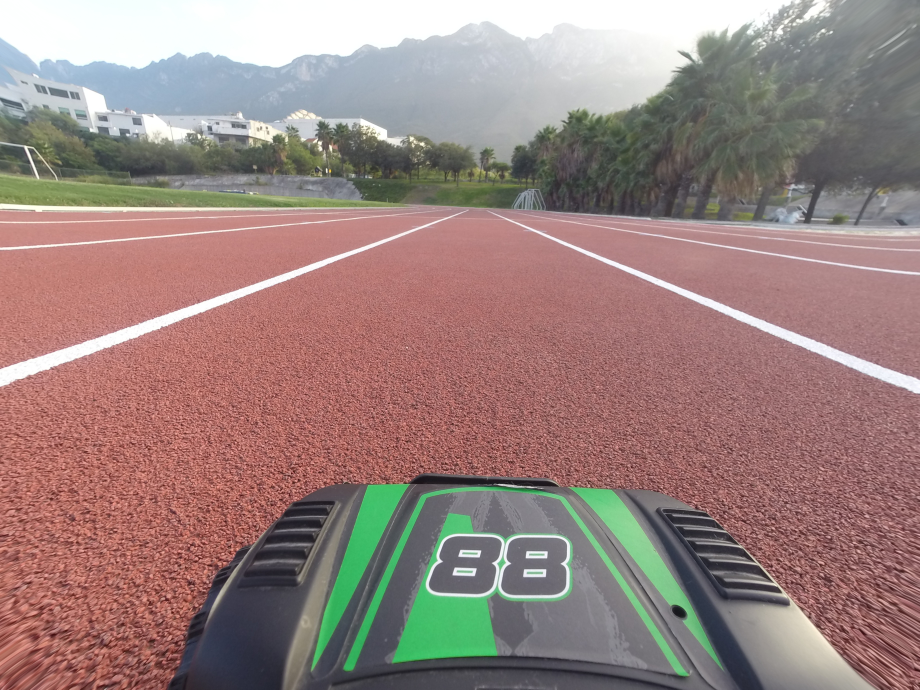
#> input picture lane-detection/G0073201.JPG, 920 x 690 px
$ python -i sdclibrary.py   (imports and definitions only)
#> lines starting #> are read from the running program, lines starting #| are printed output that depends on the picture; after the words box and inside, x2 and y2 are one past the last pixel; in counts of white or black regions, pixels touching at a corner belong together
import numpy as np
import matplotlib.pyplot as pyplot
import cv2
from sklearn import linear_model
import statistics as stat

def read_image(img_name):
    '''
    reduces an image by 4, if there is no img an error show up
    '''
#> called with img_name = 'G0073201.JPG'
    img_colour = cv2.imread(img_name,cv2.IMREAD_REDUCED_COLOR_4)
#> img_colour is the input picture: shape (690, 920, 3); mean B, G, R 126.7, 130.6, 154.1
    if img_colour is None:
        print('Error: image ', img_name, 'could not be read')
        exit()
    return img_colour

def BGR_to_GRAY(colour_img):
    '''
    converts an img from bgr color to gray
    '''
    img_colour_rgb = cv2.cvtColor(colour_img, cv2.COLOR_BGR2RGB) #BGR2GRAY
    grey = cv2.cvtColor(img_colour_rgb, cv2.COLOR_RGB2GRAY)
    return grey

def gaussian_smoothing(grey_img, kernel):
    '''
    multiplica cada valor del kernel con el pixel de la imagen, se hace un
    promedio, si es (9,9) tiene 9 casillas el kernel. Ya que se tenga un promedio
    se sobrepone sobre la celda de en medio, y se vuelve a hacer esto con la sig
    fila, despues se baja un fila y asi se va, hace un suavizado entonces
    LA gauseana hace que se tenga un mayor numero en el centro, sigma dice el
    ancho de la distribución
    '''
#> called with kernel = 13
    kernel_size = (kernel,kernel) #valores impares, mientras + grandes + smooth
    blur_grey = cv2.GaussianBlur(grey_img,kernel_size,sigmaX = 0, sigmaY = 0)
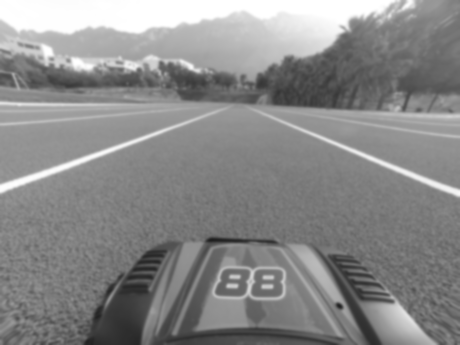
#> blur_grey: shape (690, 920) (shown at 1/2 size); min 29, max 255, mean 137.2
    return blur_grey

def canny_edge(blurred_img, low_threshold, high_threshold, aperture_size):
    '''
    imagen de bordes, cambio brusco de instensidad con sus vecinos
    '''
#> called with low_threshold = 70, high_threshold = 100, aperture_size = 3
    edges = cv2.Canny(blurred_img, low_threshold, high_threshold, apertureSize = aperture_size)
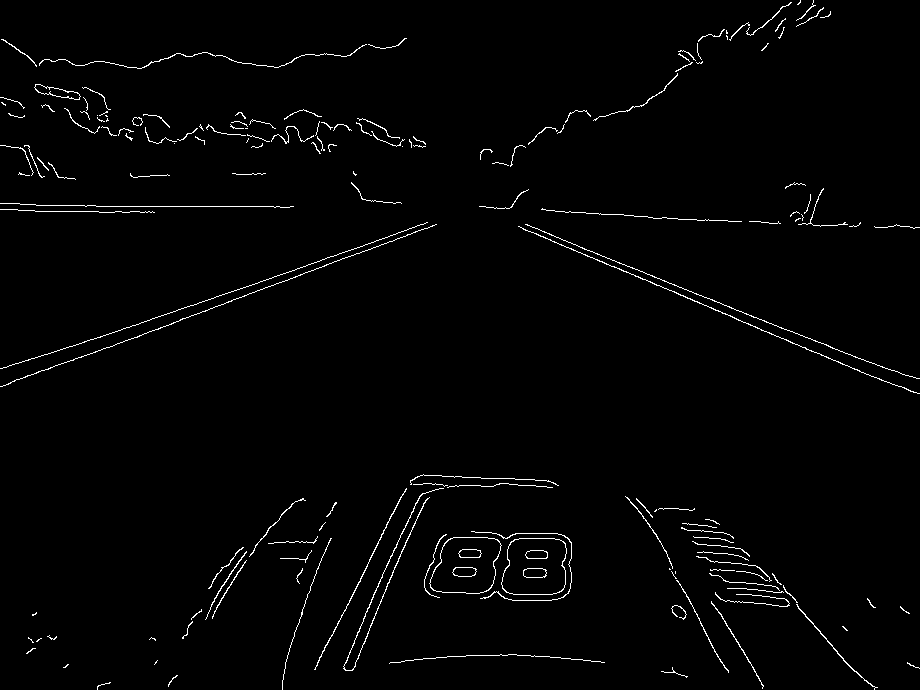
#> edges: shape (690, 920); 1.6% white in thin lines or dots
    #imagen de bordes, cambio brusco de
    #instensidad con sus vecinos
    return edges

def region_of_interest(colour_img, vertices):
    '''
    creates a mask where we fill the image with 0's
    then we create a mask where the roi will have the pixels at 255
    (filling it with white and to the max) the region is marked with vertices,
    the merging is done with the 'and'.
    '''
    mask = np.zeros_like(colour_img)
    cv2.fillPoly(mask, vertices, 255)
#> mask: shape (690, 920); 23.9% white; 1 white region, box (x1, y1, x2, y2) and area: (1, 220, 920, 421) 151614
    masked = cv2.bitwise_and(colour_img, mask)
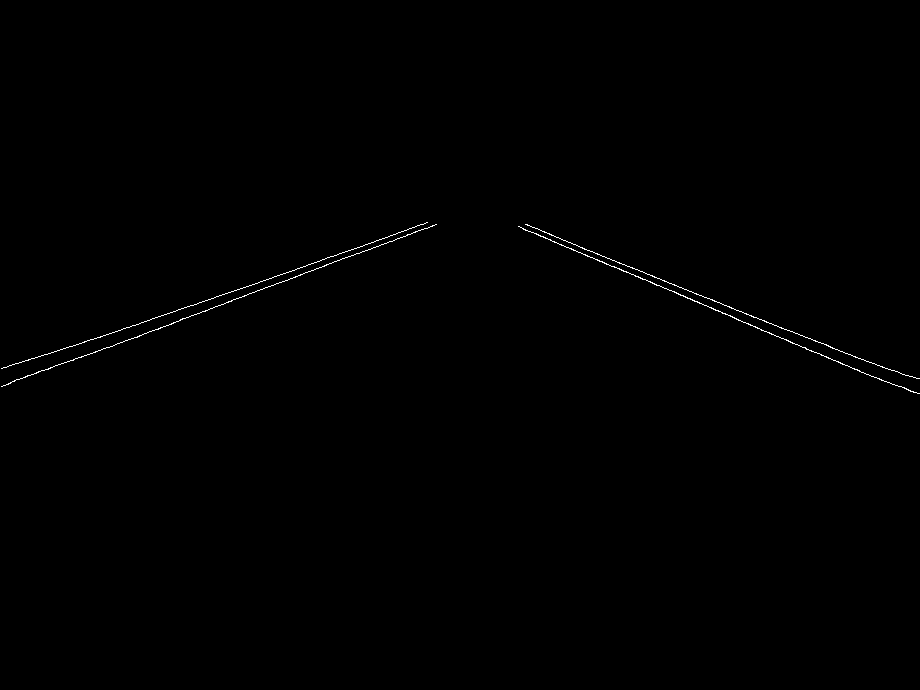
#> masked: shape (690, 920); 0.29% white in thin lines or dots, all inside (x1, y1, x2, y2) = (1, 222, 920, 394)
    return masked

def hough(roi_image, rho, theta, threshold, min_line_len,max_line_gap):
    '''
        returns hough lines

        rho:  distance resolution in px of the Hough grid
        theta: distance resolution in px of the Hough grid
        threshold: min num of votes(intersections in Hough grid)
        min_line_len: min de pixeles para ser linea
        max_line_gap: espacio entre lineas para ser 2 o 1
    '''
#> called with rho = 2, theta = 0.0314, threshold = 16, min_line_len = 45, max_line_gap = 50
    hough_lines = cv2.HoughLinesP(roi_image, rho, theta, threshold, np.array([]),
    minLineLength = min_line_len, maxLineGap = max_line_gap)
#> hough_lines = 13 rows, first 6: [823, 343, 906, 375], [597, 259, 821, 355], [227, 293, 426, 222], [12, 381, 207, 310], [1, 368, 154, 318], [249, 293, 405, 236]
    return hough_lines

def merge_lines(x,y):
    '''
    two arrays are given and we get the min and max from x and y.
    '''
    ymin = np.min(y)
    ymax = np.max(y)
    xmin = np.min(x)
    xmax = np.max(x)
    return xmin, xmax, ymin, ymax

def roi_between_lines(img, xminL,xmaxL,yminL,ymaxL,xminR,xmaxR,yminR,ymaxR):
    '''
    gives region of interest between both detected lines, the min and max are
    passed and put into vertices to get the highest and lowest four coords (x,y)
    from left and right.

    '''
    v1, v2, v3, v4 = (xminL,ymaxL), (xmaxR,ymaxR),(xminR,yminR), (xmaxL,yminL)
    vertices_lines = np.array([[v1,v2,v3,v4]], dtype = np.int32)
    mask_lines = np.zeros_like(img)
    cv2.fillPoly(mask_lines, vertices_lines, [241,255,1])
    region = cv2.bitwise_and(img, mask_lines)

    area_image = cv2.addWeighted(img,1,region,1,0)

    return area_image


def pipeline(image_name):
    '''+
    Function to detect the lanes on a road, we have a process of 9 steps
    to get to the final image where we have the lines detected with its region of
    interest. This image will show 7 images.
    A color image, gray image, blurred gray image, canny img, image with region of interest,
    lines of hough detected, lines of hough detected with different colors for left and right,
    and the lines with a region of interest in the middle.
    '''
    # 1.- Read Image - reduce por 4 la imagen
    img_colour = read_image(image_name)
    cv2.imshow('Colour image', img_colour)

    # 2.- Convert from BGR to RGV then from RGB to greyscale
    grey = BGR_to_GRAY(img_colour)
    cv2.imshow('Greyscale image', grey)

    # 3.- Apply Gaussian smoothing
    blur_grey = gaussian_smoothing(grey, 13)
    cv2.imshow('Smoothed image', blur_grey)

    # 4. Apply Canny edge detector
    edges = canny_edge(blur_grey,70,100,3)
    cv2.imshow('Canny image', edges)

    # 5.- get a region of interest using the just created polygon.
    # Define  a region interest Change the below vertices according
    # to input image resolution
    p1, p2, p3, p4, p5, p6 = (1, 420), (1,300), (300,220), (585,220), (1010,380), (1010,420)
    #vertices de la imagen

    #6. - Filtra todo menos lo que esta en esos vertices
    vertices = np.array([[p1, p2, p3, p4, p5, p6]], dtype = np.int32)
    roi_image = region_of_interest(edges,vertices)
    cv2.imshow("Canny image within Region of interest", roi_image)

    #6.- Apply Hough transform for lane lines detection
    hough_lines = hough(roi_image,2, np.pi/100, 16, 45,50)
    #[[x y (de un extremo) x y (del otro extremo)]]
    #print(f'Detected lines : \n {hough_lines}')
    #print(f'number of lines : \n {hough_lines.shape}')

    # 7.- Initialise a new image to hold the original image with the detected lines
    img_colour_with_lines= img_colour.copy()
    img_colour_with_left_and_right_lines = img_colour.copy()
    img_lane_lines = img_colour.copy()

    left_lines, left_slope, right_lines, right_slope, other = list(), list(), list(), list(), list()
    ymin, ymax, xmin, xmax = 0.0, 0.0, 0.0, 0.0
    x_left, y_left, x_right, y_right = list(), list(), list(), list()

    # Slope and standard deviation for left and right lane lines
    # This metrics were previosy obtained after analysing the left and right
    # lane lines for a 50 meter road
    left_slope_mean, left_slope_std = -20.09187457, 3.40155536 #ro es perpendicular a la linea
    #left - , right +
    # compara la pendiente de las lineas de carril con las otras (4)
    right_slope_mean, right_slope_std = 21.7138409, 1.731189840

    for line in hough_lines:
        for x1, y1, x2, y2 in line:

            # find slope
            slope = (y2-y1)/(x2-x1)
            if (x1 or x2) > 400:
                if (slope > 0.33) and (slope < 0.5): #positive slope - right lanr
                    right_slope.append(slope)
                    right_lines.append(line)

                    x_right.append(x1)
                    x_right.append(x2)
                    y_right.append(y1)
                    y_right.append(y2)

                    cv2.line(img_colour_with_lines, (x1,y1), (x2,y2), (160,0,255), 3) #left
                    cv2.line(img_colour_with_left_and_right_lines, (x1,y1), (x2,y2), (0,0,255), 3) #color

            #elif if (x1 or x2) < 400:
            elif (slope < -0.315) and (slope > -0.55): #negative slope - left lane
                x_left.append(x1)
                x_left.append(x2)
                y_left.append(y1)
                y_left.append(y2)

                left_slope.append(slope)
                left_lines.append(line)

                cv2.line(img_colour_with_lines, (x1,y1), (x2,y2), (160,0,255), 3) #right
                cv2.line(img_colour_with_left_and_right_lines, (x1,y1), (x2,y2), (255,0,0), 3) #color

            #if the slope doesn't match lane requirements don't append it
            else:
                #just to verify they filtered correctly
                other.append(slope)
#> this loop made 13 passes
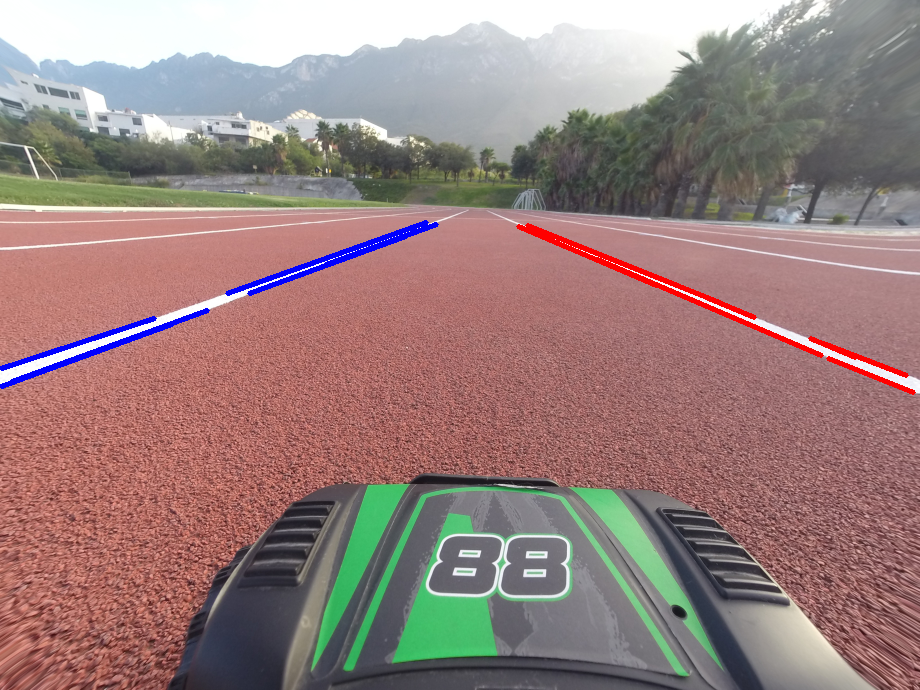
#> img_colour_with_left_and_right_lines: shape (690, 920, 3); 1.33% of pixels changed, all inside (x1, y1, x2, y2) = (0, 220, 916, 395)
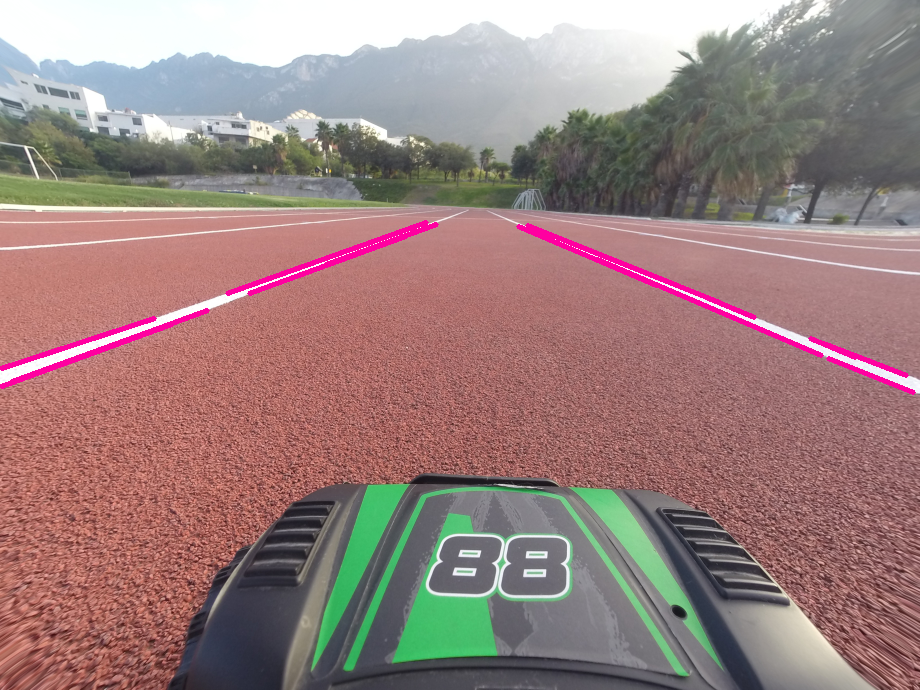
#> img_colour_with_lines: shape (690, 920, 3); 1.33% of pixels changed, all inside (x1, y1, x2, y2) = (0, 220, 916, 395)
#> after the loop, left_lines = [[[227, 293, 426, 222]], [[12, 381, 207, 310]], [[1, 368, 154, 318]], [[249, 293, 405, 236]], [[326, 264, 436, 224]], [[1, 386, 171, 324]]]; left_slope = [-0.357, -0.364, -0.327, -0.365, -0.364, -0.365]; other = []; right_lines = [[[823, 343, 906, 375]], [[597, 259, 821, 355]], [[527, 225, 719, 302]], [[518, 226, 656, 285]], [[828, 358, 913, 392]], [[810, 338, 855, 357]], [[706, 297, 754, 317]]]; right_slope = [0.386, 0.429, 0.401, 0.428, 0.4, 0.422, 0.417]; x_left = [227, 426, 12, 207, 1, 154, 249, 405, 326, 436, 1, 171]; x_right = [823, 906, 597, 821, 527, 719, 518, 656, 828, 913, 810, 855, 706, 754]; y_left = [293, 222, 381, 310, 368, 318, 293, 236, 264, 224, 386, 324]; y_right = [343, 375, 259, 355, 225, 302, 226, 285, 358, 392, 338, 357, 297, 317]
    #draw lines
    cv2.imshow("Detected Hough transofrm lines", img_colour_with_lines) #initial
    cv2.imshow("Inlier left and right Hough lines", img_colour_with_left_and_right_lines) #red and blue

    # 8. Merge both lines from left and both lines from y
    xmin_left, xmax_left, ymin_left, ymax_left = merge_lines(x_left,y_left)
#> in merge_lines, `ymin = np.min(y)`: ymin = 222
#> in merge_lines, `ymax = np.max(y)`: ymax = 386
#> in merge_lines, `xmin = np.min(x)`: xmin = 1
#> in merge_lines, `xmax = np.max(x)`: xmax = 436
#> xmin_left = 1; xmax_left = 436; ymin_left = 222; ymax_left = 386
    xmin_right, xmax_right, ymin_right, ymax_right = merge_lines(x_right,y_right)
#> xmin_right = 518; xmax_right = 913; ymin_right = 225; ymax_right = 392
    cv2.line(img_lane_lines, (xmax_left,ymin_left), (xmin_left,ymax_left), (255,255,0), 3) #left
    cv2.line(img_lane_lines, (xmax_right, ymax_right), (xmin_right, ymin_right), (255,255,0), 3) #right
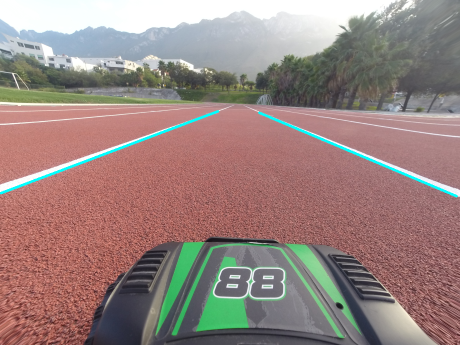
#> img_lane_lines: shape (690, 920, 3) (shown at 1/2 size); mean B, G, R 127.1, 131, 152.5

    #9. - Create region of interest between two lines
    img_lane_lines_area = roi_between_lines(img_lane_lines,xmin_left,xmax_left,ymin_left,ymax_left,xmin_right,xmax_right,ymin_right,ymax_right)
#> in roi_between_lines, `v1, v2, v3, v4 = (xminL,ymaxL), (xmaxR,ymaxR),(xminR,yminR), (xmaxL,ym..`: v1 = (1, 386); v2 = (913, 392); v3 = (518, 225); v4 = (436, 222)
#> in roi_between_lines, `vertices_lines = np.array([[v1,v2,v3,v4]], dtype = np.int32)`: vertices_lines = [[1, 386], [913, 392], [518, 225], [436, 222]]
#> in roi_between_lines, `area_image = cv2.addWeighted(img,1,region,1,0)`:
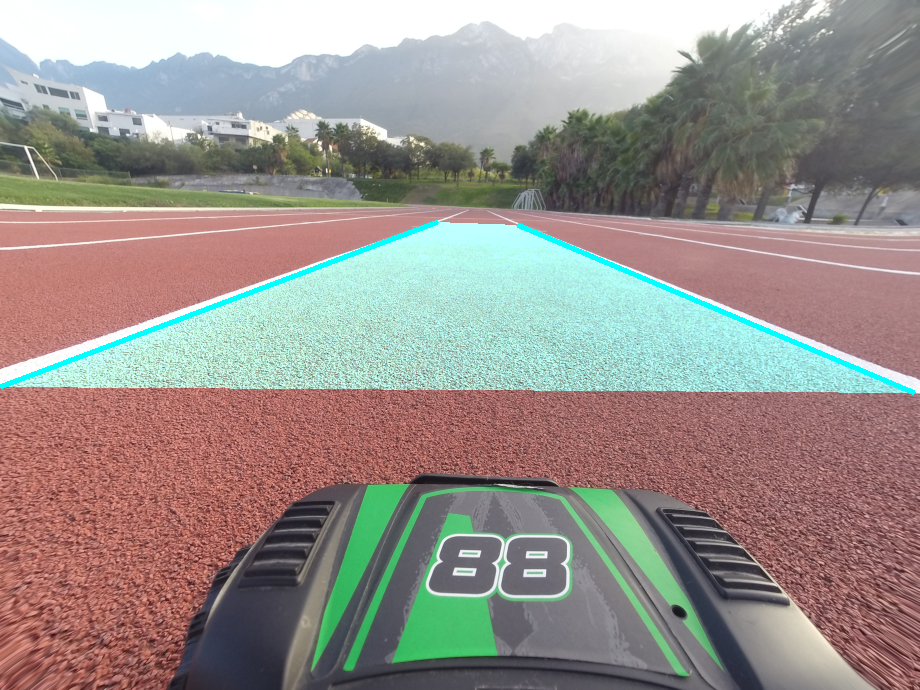
#> area_image: shape (690, 920, 3); mean B, G, R 140.5, 145.4, 152.6
    cv2.imshow("Left and right lane lines - region", img_lane_lines_area) #merge lines and color space between

    cv2.waitKey(0)

>>> result = pipeline('G0073201.JPG')
